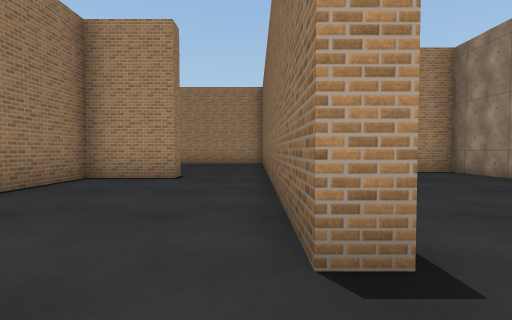
View 1 (above)

19 first-person views from a walk through a 3-D level made in the Unity game engine. The camera is 1.2 m above the floor, tilts 2° down and sees 85° across. The floor is counted in squares, 2 m on a side. Each view is taken from the middle of a square. On the plan, view 1 faces up. The plan holds only what a view shows up to about 9 squares ahead; the rest is blank. The place goes on beyond the plan. The player is left out. Some animated figures are left out. Surface patterns are stand-ins for the level's own textures.

View 2
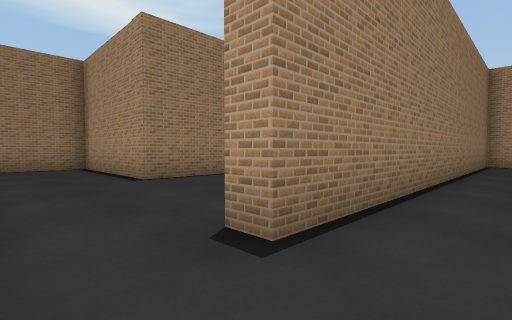

View 3
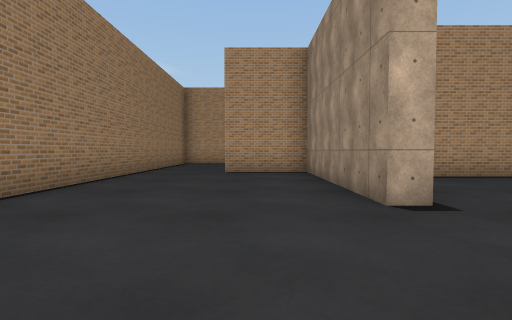

View 4
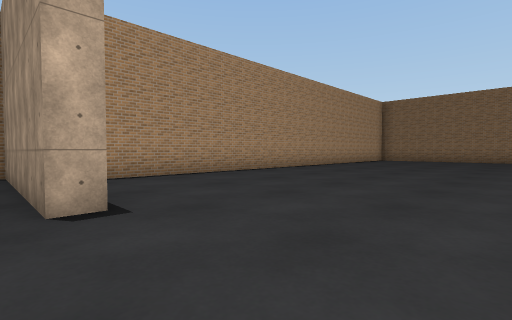

View 5
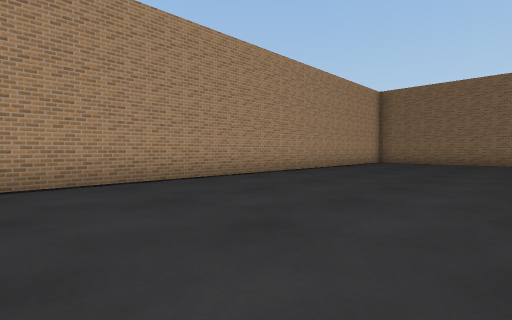

View 6
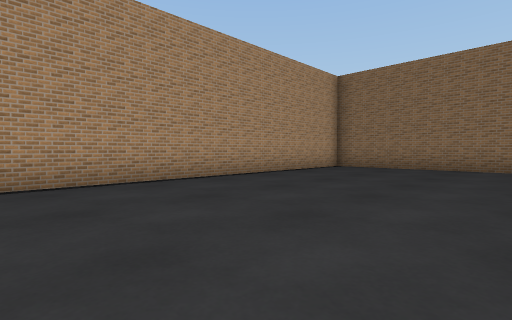

View 7
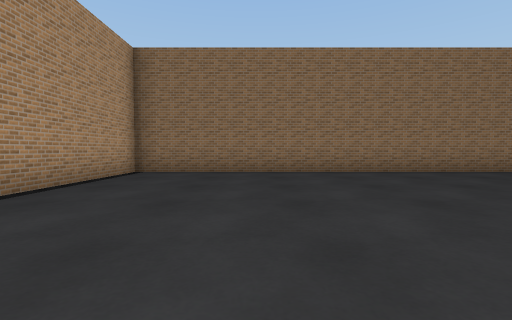

View 8
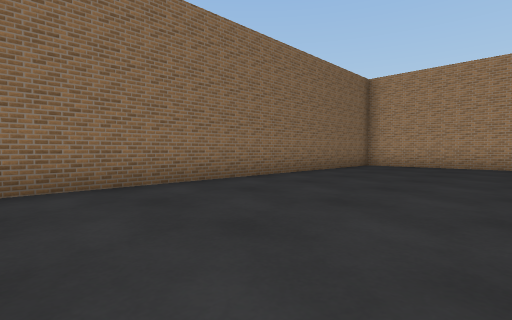

View 9
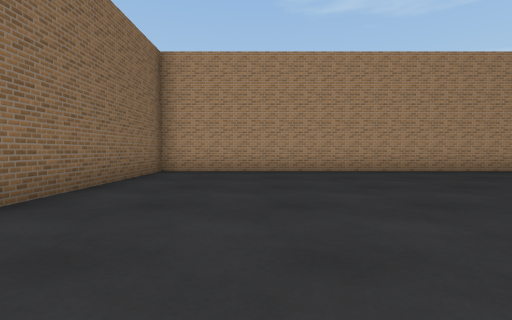

View 10
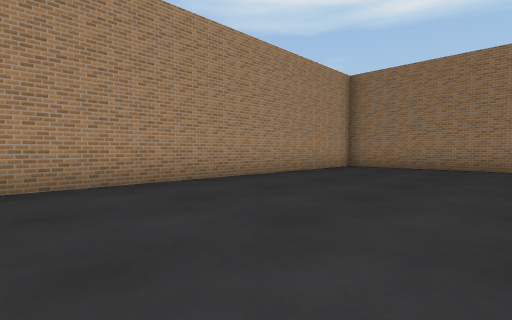

View 11
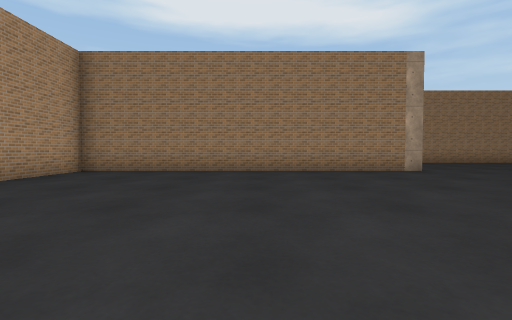

View 12
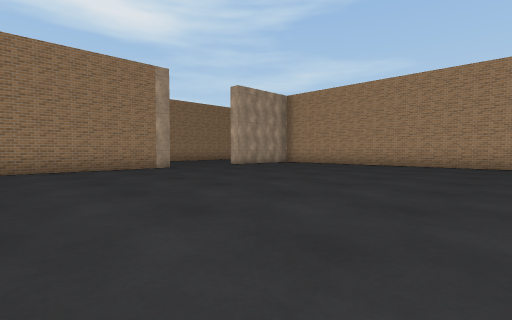

View 13
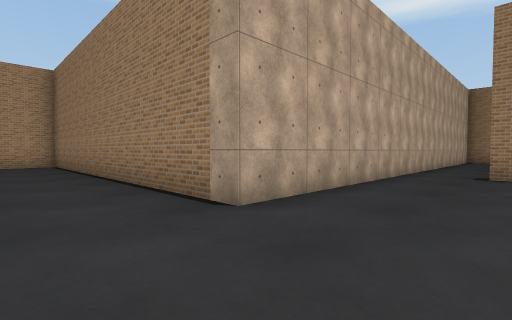

View 14
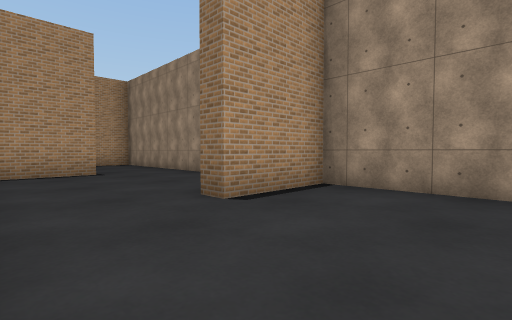

View 15
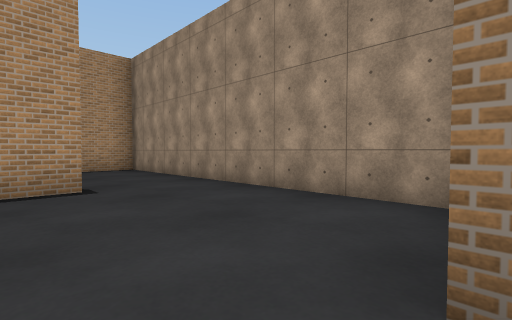

View 16
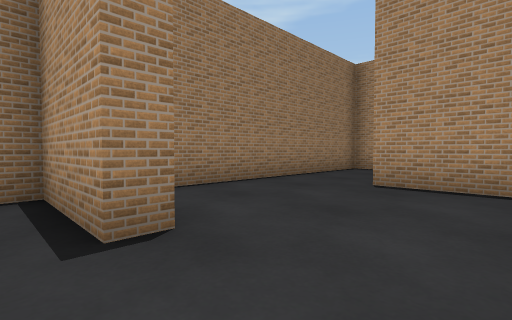

View 17
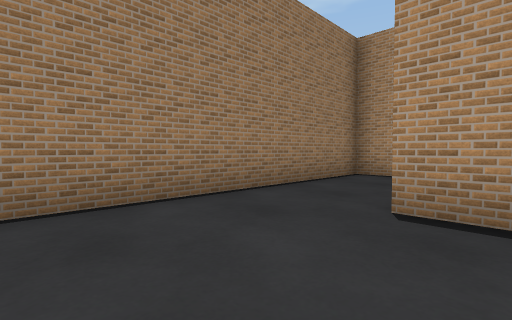

View 18
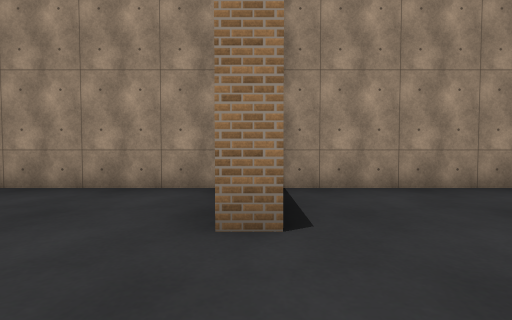

View 19
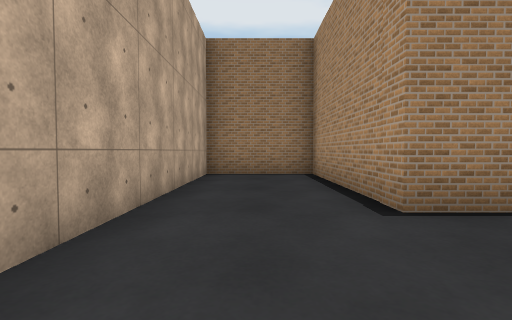

### Floor plan
Points are (right, up) in squares from view 1. A wall is a line through its corners. A room is listed if a view was taken in it or the views show most of it. See-through windows are left out.
Room 1 (views 1, 19)
walls: (0.8, 1.4) (0.3, 1.4) (0.3, 5.4); (-1.8, 6) (-3.7, 6) (-3.7, 2.4) (-8.1, 2.4) (-8.1, -0.2) (0.6, -0.2)
ways out: opening at (0, 0.5) to room 2; opening at (-1, 6)
Room 2 (views 2, 3, 4, 5, 6, 7, 8, 9, 10, 11, 12, 13, 14, 15, 16)
walls: (6, 3) (5.4, 3) (5.4, 7.7) (3.1, 7.7) (3.1, 8.2); (5.4, 8.5) (5.4, 12.4); (0.6, -0.2) (6, -0.2) (6, -10) (21.7, -10) (21.7, 6.3) (6.9, 6.3); (3.1, 12.6) (0.8, 12.6) (0.8, 1.4)
ways out: opening at (0, 0.5) to room 1; opening at (4.5, 13) to room 3
Room 3 (views 17, 18)
walls: (5.4, 17.6) (5.4, 20.5); (3.1, 13.1) (3.1, 12.6); (0.8, 20.5) (0.8, 14.1); (5.4, 12.4) (5.4, 16.8) (3.1, 16.8) (3.1, 17.4)
ways out: opening at (4.5, 13) to room 2

Positions as (right, up) in squares from view 1, and headings:
1: (0, 0), facing up
2: (2, 0), facing up-left
3: (4, 0), facing up
4: (5, 0), facing up-right
5: (8, 1), facing up-right
6: (12, 1), facing up-right
7: (14, 3), facing right
8: (17, 1), facing down-right
9: (19, -2), facing down
10: (16, -5), facing down-left
11: (14, -5), facing left
12: (15, -5), facing up-left
13: (8, 2), facing down-left
14: (1, 5), facing up-right
15: (2, 8), facing up-right
16: (5, 12), facing up-left
17: (4, 14), facing up-left
18: (1, 17), facing right
19: (-1, 1), facing left
